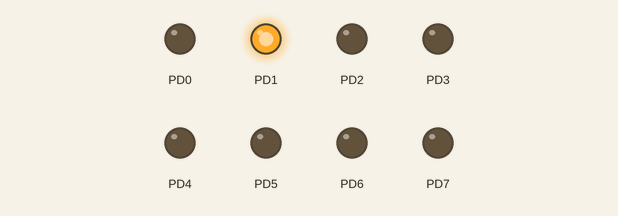
Bench run of a program on a simulated ATmega128, built with avr-gcc and emulated at 16 MHz. On the bench: output pins drawn as LEDs (lit = HIGH).

Above: at 0.1 s.
At 0.5 s:
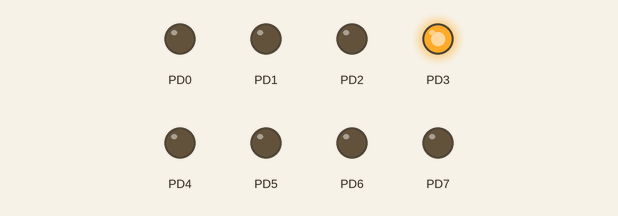
At 1.5 s:
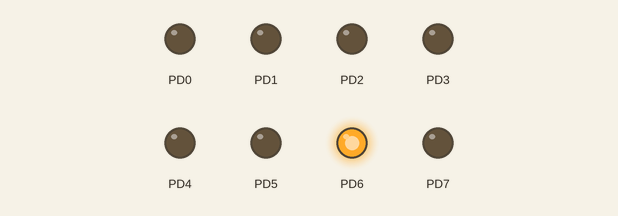
At 3.1 s:
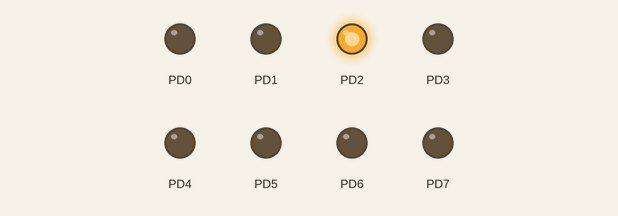
At 4.5 s:
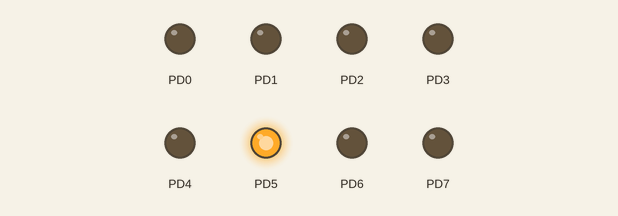
At 6.3 s:
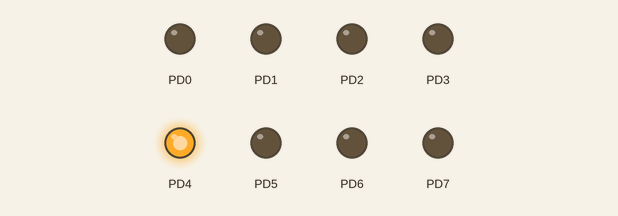
Timing chart, 0 to 6.6 s (numbered marks = the images above):
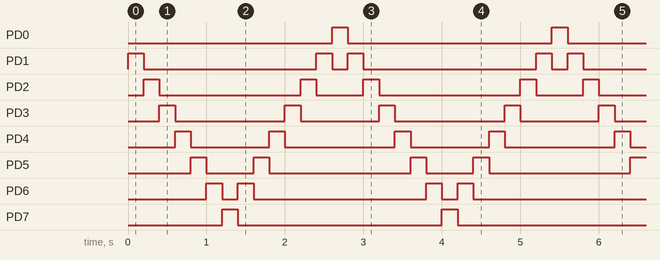

Measured:
- by itself, PD0, PD7: alternates HIGH for 0.20 s and LOW for 2.6 s
- by itself, PD1: repeats every 2.8 s: LOW 2.2 s, HIGH 0.20 s, LOW 0.20 s, HIGH 0.20 s
- by itself, PD2: repeats every 2.8 s: LOW 1.8 s, HIGH 0.20 s, LOW 0.60 s, HIGH 0.20 s
- by itself, PD3: repeats every 2.8 s: LOW 1.4 s, HIGH 0.20 s, LOW 1.0 s, HIGH 0.20 s
- by itself, PD4: repeats every 2.8 s: LOW 1.0 s, HIGH 0.20 s, LOW 1.4 s, HIGH 0.20 s
- by itself, PD5: repeats every 2.8 s: LOW 0.60 s, HIGH 0.20 s, LOW 1.8 s, HIGH 0.20 s
- by itself, PD6: repeats every 2.8 s: LOW 0.20 s, HIGH 0.20 s, LOW 2.2 s, HIGH 0.20 s

The program:

main.c
```c
/*
 * LED_shift.c
 *
 * Created: 2023-07-10 오후 2:32:19
 * Author : USER
 */
#define F_CPU 16000000UL
#include <avr/io.h>
#include <stdio.h>
#include <util/delay.h> // delay함수써야되니까~
#include "LED.h" // 얘를 빼먹으면 지멋대로 움직임


int main(void)
{
   ledInit();

   uint8_t ledData = 0x01;  // unsigned int 8bit 0~255까지

    while (1)
    {
		for(int i = 0 ; i < 7 ; i++)
		{
			ledLeftShift(&ledData); // 주소값으로 던져줘야 함수에서 포인터 변수로 받음
			_delay_ms(200);
		}
		for (int i = 0 ; i < 7 ; i++)
		{
			ledRightShift(&ledData);
			_delay_ms(200);
		}
    }
}
```

LED.c
```c
/*
 * LED.c
 *
 * Created: 2023-07-10 오후 2:40:12
 *  Author: USER
 */

#include "LED.h" // 함수의 원형이 여기 선언되어있으니, LED.h를 include해줘야 한다.

void ledInit() // led를 이니셜하는 함수
{
	LED_DDR = 0xff; // Art+G 누르면 LED_DDR가 선언된 곳으로 이동함.
}

void GPIO_output(uint8_t data) //
{
	LED_PORT = data; // 0x01
}

void ledLeftShift(uint8_t *data) // LED를 좌시프트, 얘는 포인터로 받음
							      // * : 참조연산자
{
	*data = (*data >> 7) | (*data << 1); // 비트마스킹, 어떤 값이 있는지 모르니, msb는 7칸 몰려오고, lsb 1칸 몰려간 것을 or연산
	GPIO_output(*data); // (*data) : 연산자 우선순위때문에 묶음
}

void ledRightShift(uint8_t *data) // LED를 우시프트
{
	*data = (*data << 7) | (*data >> 1);
	GPIO_output(*data);
}
```

LED.h
```c
/*
 * LED.h
 *
 * Created: 2023-07-10 오후 2:39:45
 *  Author: USER
 */


#ifndef LED_H_ // 만약 얘가 선언되어있지 않다면,
#define LED_H_ // 얘를 선언하겠다.

#include <avr/io.h> // 얘가 왜 LED.h에 필요한가?
#include <stdio.h>

#define LED_PORT	PORTD
#define LED_DDR		DDRD // DDR : 방향

void ledInit(); // led를 이니셜하는 함수
void GPIO_output(uint8_t data); //
void ledLeftShift(uint8_t *data); // LED를 좌시프트, 얘는 포인터로 받음
void ledRightShift(uint8_t *data);// LED를 우시프트


#endif /* LED_H_ */ // if로 열었기 때문에 endif로 닫아준다.
```
